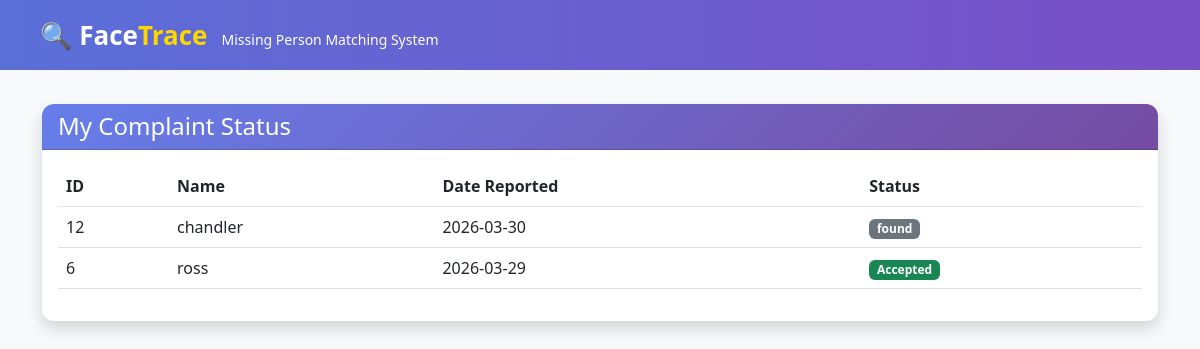
Page /user/complaint_status (signed in) on the committed database.
### tables this page shows
CREATE TABLE complaints (
                id INTEGER PRIMARY KEY AUTOINCREMENT,
                user_id INTEGER NOT NULL,
                name TEXT NOT NULL,
                age INTEGER,
                gender TEXT,
                photo TEXT,
                description TEXT,
                marks TEXT,
                location TEXT,
                date DATE,
                status TEXT DEFAULT 'pending',
                reporter_name TEXT,
                relationship TEXT,
                phone TEXT,
                email TEXT,
                address TEXT,
                created_at TIMESTAMP DEFAULT CURRENT_TIMESTAMP, admin_notes TEXT,
                FOREIGN KEY(user_id) REFERENCES users(id)
            );

### app.py (the view)
@app.route('/user/complaint_status')
@login_required
def complaint_status():
    with get_db() as conn:
        complaints = conn.execute('SELECT * FROM complaints WHERE user_id = ? ORDER BY id DESC', (session['user_id'],)).fetchall()
        complaints_list = []
        for complaint in complaints:
            complaint_dict = dict(complaint)
            if complaint_dict.get('created_at'):
                try:
                    if isinstance(complaint_dict['created_at'], str):
                        complaint_dict['created_at'] = datetime.strptime(complaint_dict['created_at'], '%Y-%m-%d %H:%M:%S')
                except:
                    pass
            complaints_list.append(complaint_dict)
    return render_template('user/complaint_status.html', complaints=complaints_list)

### app.py (called while the page is built)
def get_db():
    conn = sqlite3.connect('FaceTrace.db', timeout=30, check_same_thread=False)
    conn.row_factory = sqlite3.Row
    return conn

def login_required(f):
    @wraps(f)
    def decorated_function(*args, **kwargs):
        if 'user_id' not in session:
            flash('Please log in first.', 'warning')
            return redirect(url_for('login'))
        return f(*args, **kwargs)
    return decorated_function

### templates/user/complaint_status.html (shortened to what this page needs)
{% extends "base.html" %}
{% block content %}
<div class="container mt-4">
    <div class="row">
        <div class="col-12">
            <div class="card shadow">
                <div class="card-header bg-primary text-white">
                    <h4 class="mb-0">My Complaint Status</h4>
                </div>
                <div class="card-body">
                    {% if complaints and complaints|length > 0 %}
                    <div class="table-responsive">
                        <table class="table table-hover">
                            <thead>
                                <tr>
                                    <th>ID</th>
                                    <th>Name</th>
                                    <th>Date Reported</th>
                                    <th>Status</th>
                                </tr>
                            </thead>
                            <tbody>
                                {% for complaint in complaints %}
                                <tr>
                                    <td>{{ complaint.id }}</td>
                                    <td>{{ complaint.name }}</td>
                                    <td>
                                        {% if complaint.created_at %}
                                            {% if complaint.created_at is string %}
                                                {{ complaint.created_at[:10] }}
                                            {% else %}
                                                {{ complaint.created_at.strftime('%Y-%m-%d') }}
                                            {% endif %}
                                        {% else %}
                                            N/A
                                        {% endif %}
                                    </td>
                                    <td>
                                        {% if complaint.status == 'pending' %}
                                            <span class="badge bg-warning text-dark">Pending</span>
                                        {% elif complaint.status == 'accepted' %}
                                            <span class="badge bg-success">Accepted</span>
                                        {% elif complaint.status == 'rejected' %}
                                            <span class="badge bg-danger">Rejected</span>
                                        {% else %}
                                            <span class="badge bg-secondary">{{ complaint.status }}</span>
                                        {% endif %}
                                    </td>
                                </tr>
                                {% endfor %}
                            </tbody>
                        </table>
                    </div>
                    {% endif %}
                </div>
            </div>
        </div>
    </div>
</div>
{% endblock %}

### static/css/style.css (style rules this page uses)
:root { --primary: #667eea; --secondary: #764ba2; --success: #28a745; --warning: #fd7e14; --danger: #dc3545; }
body { font-family: 'Segoe UI', Tahoma, Geneva, Verdana, sans-serif; background-color: #f8f9fa; color: #333; }
.card { border: none; border-radius: 12px; box-shadow: 0 4px 15px rgba(0,0,0,0.08); margin-bottom: 20px; }
.card-header { background: linear-gradient(135deg, var(--primary), var(--secondary)); color: white; border-radius: 12px 12px 0 0 !important; }
body { padding-top: 80px; }

### rows in the picture
complaints: id "12", name "chandler", created_at "2026-03-30", status "found"
complaints: id "6", name "ross", created_at "2026-03-29", status "Accepted"
